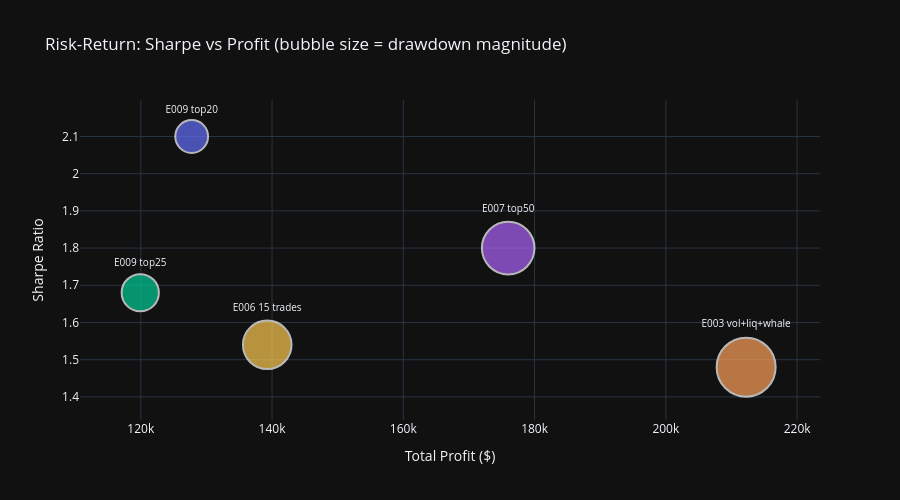

Write notebook code for a chart like this one.
### Code cell
# --- Risk-Return Scatter (Sharpe vs Profit, sized by trades) ---

scatter_data = []
for label in ARM_LABELS:
    m = calculate_metrics_raw(all_trades[label])
    scatter_data.append({
        'Experiment': label,
        'Profit ($)': m['Profit ($)'],
        'Sharpe': m['Sharpe'],
        'Max DD (%)': m['Max DD (%)'],
        'Trades': m['Trades'],
        'CAGR (%)': m['CAGR (%)'],
    })

sdf = pd.DataFrame(scatter_data)

fig = go.Figure()
for i, (label, _, color) in enumerate(ARM_CONFIGS):
    row = sdf[sdf['Experiment'] == label].iloc[0]
    fig.add_trace(go.Scatter(
        x=[row['Profit ($)']],
        y=[row['Sharpe']],
        mode='markers+text',
        name=label,
        marker=dict(color=color, size=abs(row['Max DD (%)']) * 2, opacity=0.7,
                    line=dict(width=2, color='white')),
        text=[label],
        textposition='top center',
        textfont=dict(size=10),
    ))

fig.update_layout(
    title='Risk-Return: Sharpe vs Profit (bubble size = drawdown magnitude)',
    xaxis_title='Total Profit ($)',
    yaxis_title='Sharpe Ratio',
    template=TEMPLATE,
    height=500,
    showlegend=False,
)
fig.show()

### Figure 1 — Plotly figure (JSON) as saved in the notebook; plotly's stock layout.template omitted (floating-point values rounded to 4 significant figures)
{"data": [{"marker": {"color": "#FFA15A", "line": {"color": "white", "width": 2}, "opacity": 0.7, "size": 59.0}, "mode": "markers+text", "name": "E003 vol+liq+whale", "text": ["E003 vol+liq+whale"], "textfont": {"size": 10}, "textposition": "top center", "type": "scatter", "x": [212200.0], "y": [1.48]}, {"marker": {"color": "#FECB52", "line": {"color": "white", "width": 2}, "opacity": 0.7, "size": 48.6}, "mode": "markers+text", "name": "E006 15 trades", "text": ["E006 15 trades"], "textfont": {"size": 10}, "textposition": "top center", "type": "scatter", "x": [139300.0], "y": [1.54]}, {"marker": {"color": "#AB63FA", "line": {"color": "white", "width": 2}, "opacity": 0.7, "size": 52.6}, "mode": "markers+text", "name": "E007 top50", "text": ["E007 top50"], "textfont": {"size": 10}, "textposition": "top center", "type": "scatter", "x": [176000.0], "y": [1.8]}, {"marker": {"color": "#00CC96", "line": {"color": "white", "width": 2}, "opacity": 0.7, "size": 37.2}, "mode": "markers+text", "name": "E009 top25", "text": ["E009 top25"], "textfont": {"size": 10}, "textposition": "top center", "type": "scatter", "x": [119900.0], "y": [1.68]}, {"marker": {"color": "#636EFA", "line": {"color": "white", "width": 2}, "opacity": 0.7, "size": 32.8}, "mode": "markers+text", "name": "E009 top20", "text": ["E009 top20"], "textfont": {"size": 10}, "textposition": "top center", "type": "scatter", "x": [127800.0], "y": [2.1]}], "layout": {"height": 500, "showlegend": false, "title": {"text": "Risk-Return: Sharpe vs Profit (bubble size = drawdown magnitude)"}, "xaxis": {"title": {"text": "Total Profit ($)"}}, "yaxis": {"title": {"text": "Sharpe Ratio"}}}}
